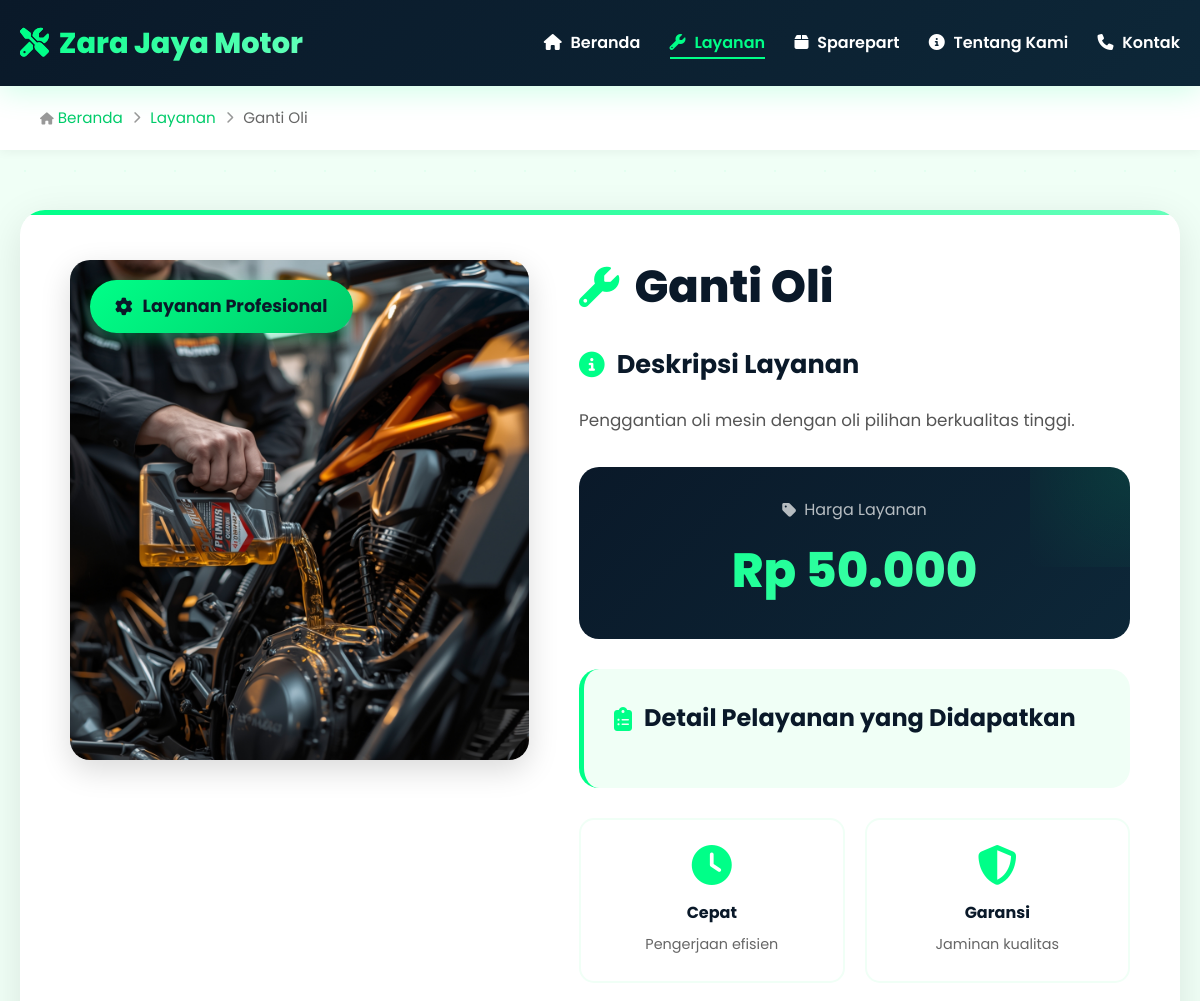
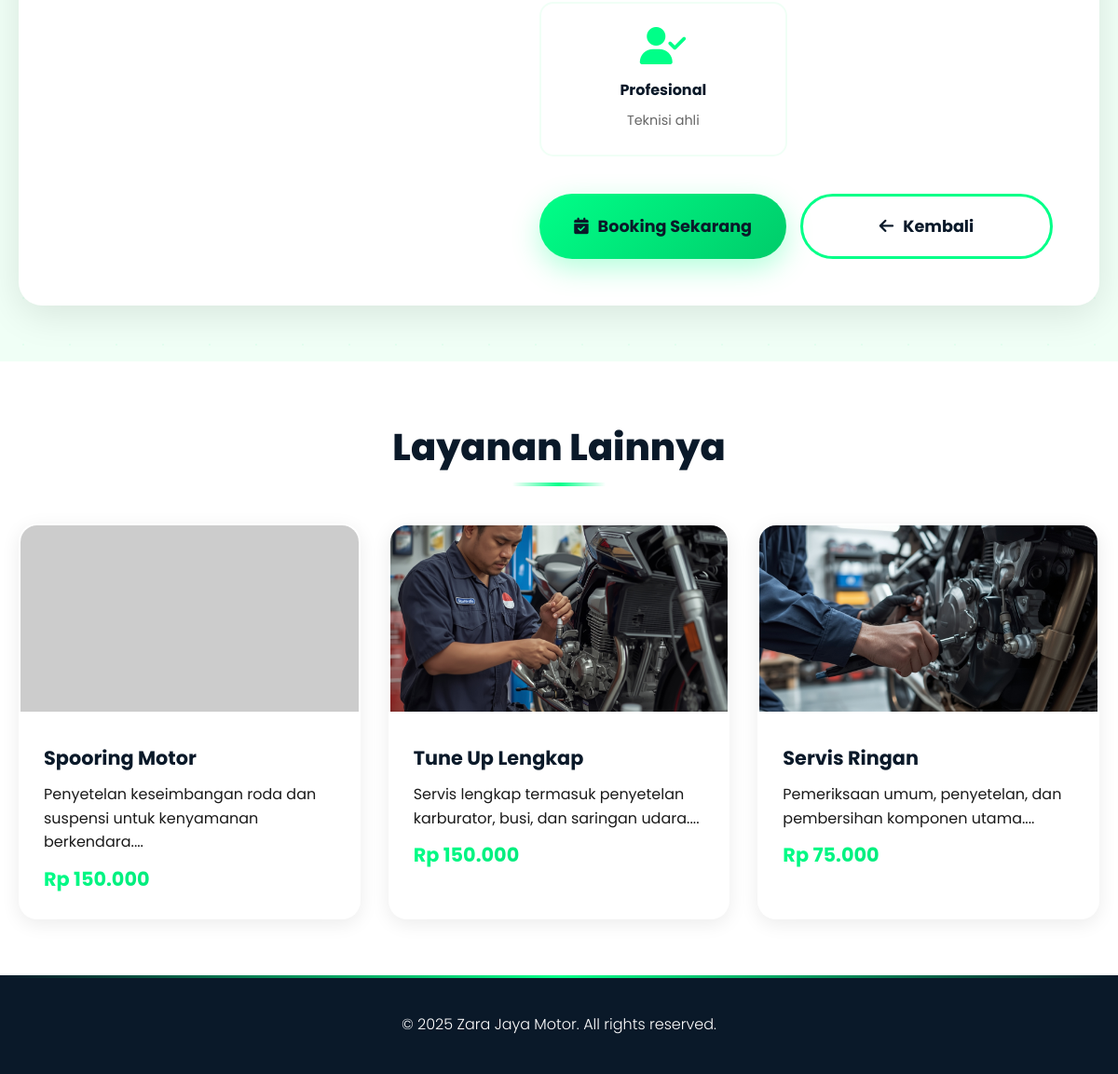
Screenshot of /zjm/detail_layanan.php?id=1 with the database file from the repository (2 pictures, top to bottom).
### tables this page shows
CREATE TABLE `layanan` (
  `id` int(11) NOT NULL,
  `nama_layanan` varchar(100) NOT NULL,
  `deskripsi` text NOT NULL,
  `detail_pelayanan` text DEFAULT NULL,
  `harga` int(11) NOT NULL,
  `gambar` varchar(255) DEFAULT 'default.jpg'
);

### zjm/detail_layanan.php (the view, shortened to what this page needs)
<?php
include 'config/koneksi.php';
$id = isset($_GET['id']) ? intval($_GET['id']) : 0;
$stmt = $conn->prepare("SELECT * FROM layanan WHERE id = ?");
$stmt->bind_param("i", $id);
$stmt->execute();
$result = $stmt->get_result();
$layanan = $result->fetch_assoc();
if ($layanan) {
  $stmtRelated = $conn->prepare("SELECT * FROM layanan WHERE id != ? ORDER BY RAND() LIMIT 3");
  $stmtRelated->bind_param("i", $id);
  $stmtRelated->execute();
  $relatedServices = $stmtRelated->get_result();
}
?>
<!DOCTYPE html>
<html lang="id">
<head>
  <link rel="stylesheet" href="https://cdnjs.cloudflare.com/ajax/libs/font-awesome/6.4.0/css/all.min.css">
</head>
<body>
  <header>
    <div class="container">
      <div class="header-content">
        <a href="login.php" style="text-decoration: none; color: inherit;"><h1><i class="fas fa-tools"></i> Zara Jaya Motor</h1></a>
        <nav>
          <a href="index.php"><i class="fas fa-home"></i> Beranda</a>
          <a href="layanan.php" class="active"><i class="fas fa-wrench"></i> Layanan</a>
          <a href="produk.php"><i class="fas fa-box"></i> Sparepart</a>
          <a href="about.php"><i class="fas fa-info-circle"></i> Tentang Kami</a>
          <a href="kontak.php"><i class="fas fa-phone"></i> Kontak</a>
        </nav>
      </div>
    </div>
  </header>
  <section class="breadcrumb">
    <div class="container">
      <a href="index.php"><i class="fas fa-home"></i> Beranda</a>
      <i class="fas fa-chevron-right"></i>
      <a href="layanan.php">Layanan</a>
      <?php if ($layanan): ?>
        <i class="fas fa-chevron-right"></i>
        <span><?= htmlspecialchars($layanan['nama_layanan']); ?></span>
      <?php endif; ?>
    </div>
  </section>
  <?php if ($layanan): ?>
    <section class="detail-section">
      <div class="detail-container">
        <div class="image-section">
          <div class="service-badge">
            <i class="fas fa-cog"></i>
            Layanan Profesional
          </div>
          <?php
            $gambar = htmlspecialchars($layanan['gambar'] ?? 'default.jpg');
            $placeholder = 'https://via.placeholder.com/500x500/00ff88/0a1929?text=' . urlencode($layanan['nama_layanan']);
          ?>
          <img src="<?= $gambar; ?>" alt="<?= htmlspecialchars($layanan['nama_layanan']); ?>" class="detail-img" onerror="this.onerror=null;this.src='<?= $placeholder; ?>'">
        </div>
        <div class="detail-info">
          <h2>
            <i class="fas fa-wrench"></i>
            <?= htmlspecialchars($layanan['nama_layanan']); ?>
          </h2>
          <div class="description-section">
            <h3><i class="fas fa-info-circle"></i> Deskripsi Layanan</h3>
            <p><?= nl2br(htmlspecialchars($layanan['deskripsi'])); ?></p>
          </div>
          <div class="price-section">
            <div class="price-label">
              <i class="fas fa-tag"></i>
              Harga Layanan
            </div>
            <div class="price-value">Rp <?= number_format($layanan['harga'], 0, ',', '.'); ?></div>
          </div>
          <?php if (!empty($layanan['detail_pelayanan'])): ?>
            <div class="service-details">
              <h3><i class="fas fa-clipboard-list"></i> Detail Pelayanan yang Didapatkan</h3>
            </div>
          <?php endif; ?>
          <div class="features-grid">
            <div class="feature-item">
              <i class="fas fa-clock"></i>
              <h4>Cepat</h4>
              <p>Pengerjaan efisien</p>
            </div>
            <div class="feature-item">
              <i class="fas fa-shield-alt"></i>
              <h4>Garansi</h4>
              <p>Jaminan kualitas</p>
            </div>
            <div class="feature-item">
              <i class="fas fa-user-check"></i>
              <h4>Profesional</h4>
              <p>Teknisi ahli</p>
            </div>
          </div>
          <div class="action-buttons">
            <a href="kontak.php" class="btn btn-primary">
              <i class="fas fa-calendar-check"></i> Booking Sekarang
            </a>
            <a href="layanan.php" class="btn btn-secondary">
              <i class="fas fa-arrow-left"></i> Kembali
            </a>
          </div>
        </div>
      </div>
    </section>
    <?php if ($relatedServices && $relatedServices->num_rows > 0): ?>
      <section class="related-section">
        <h3 class="section-title">Layanan Lainnya</h3>
        <div class="related-grid">
          <?php while ($related = $relatedServices->fetch_assoc()): ?>
            <a href="detail_layanan.php?id=<?= $related['id']; ?>" class="related-card">
              <img src="assets/img/<?= htmlspecialchars($related['gambar']); ?>" alt="<?= htmlspecialchars($related['nama_layanan']); ?>" onerror="this.src='https://via.placeholder.com/300x200/00ff88/0a1929?text=No+Image'">
              <div class="related-card-content">
                <h4><?= htmlspecialchars($related['nama_layanan']); ?></h4>
                <p><?= htmlspecialchars(substr($related['deskripsi'], 0, 80)); ?>...</p>
                <p class="price">Rp <?= number_format($related['harga'], 0, ',', '.'); ?></p>
              </div>
            </a>
          <?php endwhile; ?>
        </div>
      </section>
    <?php endif; ?>
  <?php endif; ?>
  <footer>
    <p>&copy; 2025 Zara Jaya Motor. All rights reserved.</p>
  </footer>
</body>
</html>

### rows the page displays
layanan: nama_layanan "Ganti Oli", gambar (picture), deskripsi "Penggantian oli mesin dengan oli pilihan berkualitas tinggi.", harga "50.000"
layanan: nama_layanan "Spooring Motor", deskripsi "Penyetelan keseimbangan roda dan suspensi untuk kenyamanan berkendara.", harga "150.000"
layanan: gambar (picture), nama_layanan "Tune Up Lengkap", deskripsi "Servis lengkap termasuk penyetelan karburator, busi, dan saringan udara.", harga "150.000"
layanan: gambar (picture), nama_layanan "Servis Ringan", deskripsi "Pemeriksaan umum, penyetelan, dan pembersihan komponen utama.", harga "75.000"
